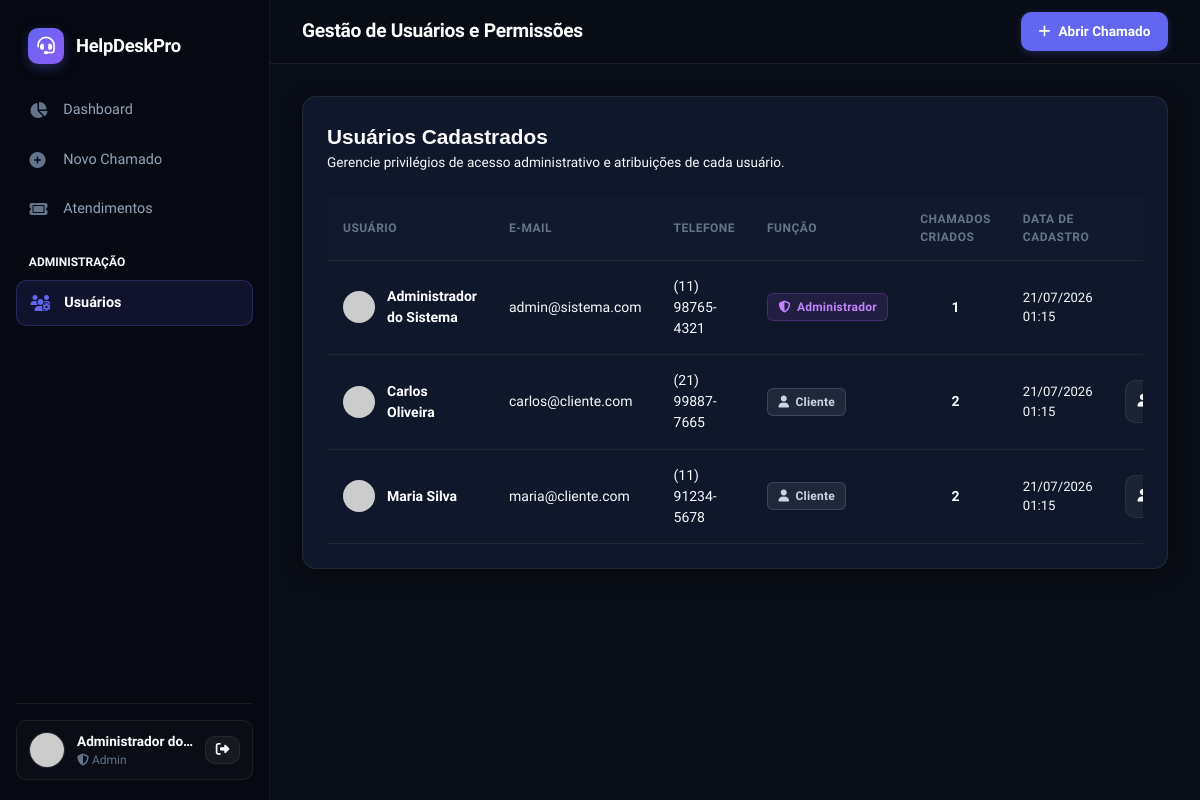
The app's page /admin/users (signed in) with its own data.
### app/models.py (models this page shows, shortened)
class User(UserMixin, db.Model):
    id = db.Column(db.Integer, primary_key=True)
    name = db.Column(db.String(100), nullable=False)
    email = db.Column(db.String(100), unique=True, nullable=False)
    phone = db.Column(db.String(20))
    password_hash = db.Column(db.String(256), nullable=False)
    is_admin = db.Column(db.Boolean, default=False)
    created_at = db.Column(db.DateTime, default=datetime.utcnow)
    tickets = db.relationship('Ticket', backref='requester', lazy=True)
    messages = db.relationship('Message', backref='author', lazy=True)
    def avatar_url(self, size=80):
        digest = hashlib.md5(self.email.lower().encode('utf-8')).hexdigest()
        return f'https://www.gravatar.com/avatar/{digest}?d=mp&s={size}'

### app/routes.py (the view)
@main_bp.route('/admin/users')
@login_required
def admin_users():
    if not current_user.is_admin:
        abort(403)
    users = User.query.order_by(User.name.asc()).all()
    return render_template('admin_users.html', users=users)

### app/__init__.py (called while the page is built)
def create_app(config_class=Config):
    app = Flask(__name__)
    app.config.from_object(config_class)
    os.makedirs(app.config['UPLOAD_FOLDER'], exist_ok=True)
    db.init_app(app)
    login_manager = LoginManager()
    login_manager.login_view = 'auth.login'
    login_manager.login_message = 'Por favor, faça login para acessar esta página.'
    login_manager.login_message_category = 'warning'
    login_manager.init_app(app)
    @login_manager.user_loader
    def load_user(user_id):
        return User.query.get(int(user_id))
    from .routes import main_bp
    from .auth import auth_bp
    app.register_blueprint(main_bp)
    app.register_blueprint(auth_bp)
    with app.app_context():
        db.create_all()
    return app

### app/templates/admin_users.html (shortened to what this page needs)
{% extends "base.html" %}
{% block page_title %}Gestão de Usuários e Permissões{% endblock %}
{% block content %}
<div class="glass-card">
    <div style="display: flex; align-items: center; justify-content: space-between; margin-bottom: 1.5rem;">
        <div>
            <h3 style="font-family: 'Outfit', sans-serif; font-size: 1.3rem; font-weight: 700; color: #fff;">Usuários Cadastrados</h3>
            <p style="font-size: 0.85rem; color: var(--text-muted);">Gerencie privilégios de acesso administrativo e atribuições de cada usuário.</p>
        </div>
    </div>
    <div class="custom-table-container">
        <table class="custom-table">
            <thead>
                <tr>
                    <th>Usuário</th>
                    <th>E-mail</th>
                    <th>Telefone</th>
                    <th>Função</th>
                    <th>Chamados Criados</th>
                    <th>Data de Cadastro</th>
                    <th style="text-align: right;">Ações</th>
                </tr>
            </thead>
            <tbody>
                {% for u in users %}
                <tr>
                    <td>
                        <div style="display: flex; align-items: center; gap: 0.75rem;">
                            <img src="{{ u.avatar_url(40) }}" style="width: 32px; height: 32px; border-radius: 50%;">
                            <span style="font-weight: 600; color: #fff;">{{ u.name }}</span>
                        </div>
                    </td>
                    <td style="color: var(--text-muted);">{{ u.email }}</td>
                    <td style="color: var(--text-muted);">{{ u.phone or 'Não informado' }}</td>
                    <td>
                        {% if u.is_admin %}
                            <span class="badge-status badge-purple"><i class="fa-solid fa-shield-halved"></i> Administrador</span>
                        {% else %}
                            <span class="badge-status badge-slate"><i class="fa-solid fa-user"></i> Cliente</span>
                        {% endif %}
                    </td>
                    <td style="font-weight: 600; text-align: center;">{{ u.tickets|length }}</td>
                    <td style="font-size: 0.82rem; color: var(--text-muted);">
                        {{ u.created_at.strftime('%d/%m/%Y %H:%M') if u.created_at else 'N/A' }}
                    </td>
                    <td style="text-align: right;">
                        {% if u.id != current_user.id %}
                        <form method="POST" action="{{ url_for('main.toggle_admin', user_id=u.id) }}" style="display: inline;">
                            <button type="submit" class="btn-custom btn-secondary-custom" style="padding: 0.35rem 0.75rem; font-size: 0.8rem;">
                                {% if u.is_admin %}
                                    <i class="fa-solid fa-user-minus"></i> Remover Admin
                                {% else %}
                                    <i class="fa-solid fa-user-shield"></i> Tornar Admin
                                {% endif %}
                            </button>
                        </form>
                        {% else %}
                        <span style="font-size: 0.8rem; color: var(--text-dim); font-style: italic;">Você</span>
                        {% endif %}
                    </td>
                </tr>
                {% endfor %}
            </tbody>
        </table>
    </div>
</div>
{% endblock %}

### app/templates/base.html (shortened to what this page needs)
<!DOCTYPE html>
<html lang="pt-BR">
<head>
    <link rel="stylesheet" href="https://cdnjs.cloudflare.com/ajax/libs/font-awesome/6.4.0/css/all.min.css">
    <link rel="stylesheet" href="{{ url_for('static', filename='css/style.css') }}">
</head>
<body>
{% if current_user.is_authenticated %}
<div class="app-container">
    <aside class="app-sidebar">
        <a href="{{ url_for('main.dashboard') }}" class="brand-logo">
            <div class="brand-icon">
                <i class="fa-solid fa-headset"></i>
            </div>
            <span>HelpDesk<span class="text-gradient">Pro</span></span>
        </a>
        <ul class="sidebar-menu">
            <li>
                <a href="{{ url_for('main.dashboard') }}" class="sidebar-link {% if request.endpoint == 'main.dashboard' %}active{% endif %}">
                    <i class="fa-solid fa-chart-pie"></i>
                    <span>Dashboard</span>
                </a>
            </li>
            <li>
                <a href="{{ url_for('main.create_ticket') }}" class="sidebar-link {% if request.endpoint == 'main.create_ticket' %}active{% endif %}">
                    <i class="fa-solid fa-plus-circle"></i>
                    <span>Novo Chamado</span>
                </a>
            </li>
            <li>
                <a href="{{ url_for('main.my_tickets') }}" class="sidebar-link {% if request.endpoint in ['main.my_tickets', 'main.view_ticket'] %}active{% endif %}">
                    <i class="fa-solid fa-ticket"></i>
                    <span>Atendimentos</span>
                </a>
            </li>
            {% if current_user.is_admin %}
            <li style="margin-top: 1rem; margin-bottom: 0.2rem; padding-left: 0.8rem; font-size: 0.75rem; color: var(--text-dim); text-transform: uppercase; font-weight: 700;">
                Administração
            </li>
            <li>
                <a href="{{ url_for('main.admin_users') }}" class="sidebar-link {% if request.endpoint == 'main.admin_users' %}active{% endif %}">
                    <i class="fa-solid fa-users-gear"></i>
                    <span>Usuários</span>
                </a>
            </li>
            {% endif %}
        </ul>
        <div class="sidebar-footer">
            <div class="user-profile-card">
                <img src="{{ current_user.avatar_url() }}" alt="{{ current_user.name }}" class="user-avatar">
                <div class="user-info">
                    <div class="user-name">{{ current_user.name }}</div>
                    <div class="user-role">
                        {% if current_user.is_admin %}
                            <i class="fa-solid fa-shield-halved text-gradient"></i> Admin
                        {% else %}
                            <i class="fa-solid fa-user"></i> Cliente
                        {% endif %}
                    </div>
                </div>
                <a href="{{ url_for('auth.logout') }}" class="btn-custom btn-secondary-custom" style="padding: 0.4rem 0.6rem;" title="Sair">
                    <i class="fa-solid fa-right-from-bracket"></i>
                </a>
            </div>
        </div>
    </aside>
    <div class="app-main">
        <header class="app-topbar">
            <div class="page-title-heading">
                {% block page_title %}Painel de Controle{% endblock %}
            </div>
            <div>
                <a href="{{ url_for('main.create_ticket') }}" class="btn-custom btn-primary-custom">
                    <i class="fa-solid fa-plus"></i> Abrir Chamado
                </a>
            </div>
        </header>
        <main class="app-content">
            {% block content %}{% endblock %}
        </main>
    </div>
</div>
{% endif %}
</body>
</html>

### records on screen
User: name "Administrador d…", name "Administrador do Sistema", email "admin@sistema.com", phone "(11) 98765-4321", is_admin True (drawn), tickets|length "1", created_at "21/07/2026 01:15"
User: name "Carlos Oliveira", email "carlos@cliente.com", phone "(21) 99887-7665", is_admin False (drawn), tickets|length "2", created_at "21/07/2026 01:15"
User: name "Maria Silva", email "maria@cliente.com", phone "(11) 91234-5678", is_admin False (drawn), tickets|length "2", created_at "21/07/2026 01:15"
